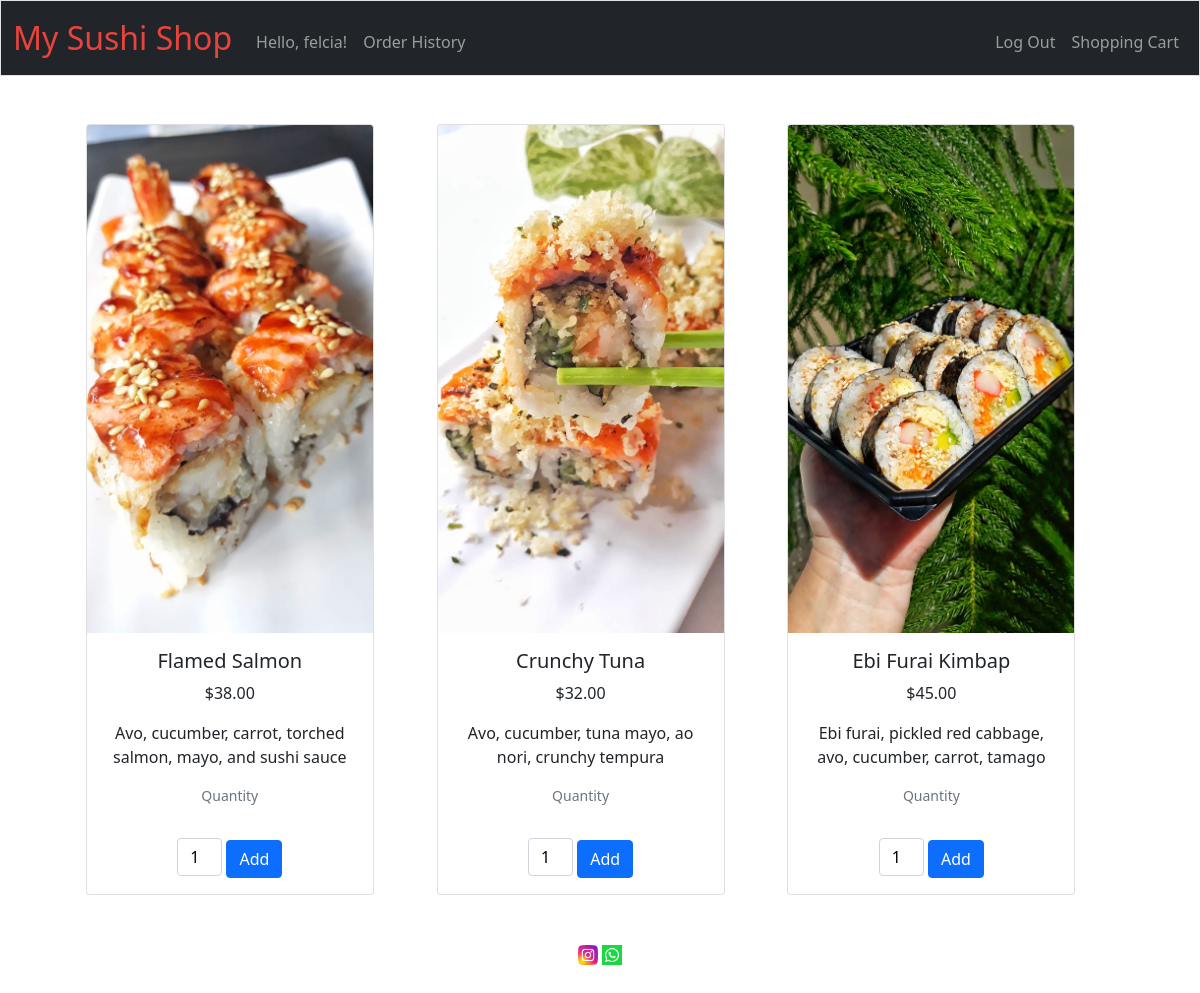
The page / (signed in) on the database its author committed.
### tables this page shows
CREATE TABLE products(id INTEGER PRIMARY KEY AUTOINCREMENT NOT NULL, name TEXT NOT NULL, price NUMERIC NOT NULL, description TEXT NOT NULL, img_url TEXT NOT NULL DEFAULT 'noimg.png', product_type_id INTEGER NOT NULL, FOREIGN KEY (product_type_id) REFERENCES product_type(id));

### app.py (the view)
@app.route("/")
def index():
    products = db.execute("Select * from products;")
    if products is not None:
        return render_template("index.html", data = products)
    return apology("test")

### app.py (called while the page is built)
@app.after_request
def after_request(response):
    response.headers["Cache-Control"] = "no-cache, no-store, must-revalidate"
    response.headers["Expires"] = 0
    response.headers["Pragma"] = "no-cache"
    return response

### helpers.py (called while the page is built)
def usd(value):
    return f"${value:,.2f}"

### templates/index.html (shortened to what this page needs)
{% extends "layout.html" %}
{% block main %}
{% if data %}
<div class="container">
    <div class="row">
      {% for dt in data %}
      <div class="col">
          <div class="card" style="width: 18rem;">
              <img class="card-img-top" src="static/{{dt.img_url}}" alt="{{dt.name}}">
              <div class="card-body">
                    <h5 id="product_title" class="card-title">{{dt.name}}</h5>
                    <p>{{dt.price | usd}}</p>
                    <p class="card-text">{{dt.description}}</p>
                    <p class="small text-muted mb-4 pb-2">Quantity</p>
                    <input class="input-general" id="{{dt.id}}" min="1" max="10" type="number" value="1" style="width: 45px;">
                    <button class="btn btn-primary" id="{{dt.id}}" onclick="addToCart(this.id)">Add</button>
              </div>
          </div>
      </div>
      {% endfor %}
      {% else %}
          <p>
              No products to show...
          </p>
    </div>
    {% endif %}
</div>
{% endblock %}

### static/styles.css (style rules this page uses)
.container { margin-left: auto; margin-right: auto; padding-left: 15px; padding-right: 15px; text-align: center; width: 90%; }
.input-general { border: 1px solid #ced4da; border-radius: 0.25rem; padding: 0.375rem 0.380rem 0.375rem 0.75rem; }

### rows shown on the page
products: img_url (picture), name "Flamed Salmon", price "$38.00", description "Avo, cucumber, carrot, torched salmon, mayo, and sushi sauce", id "1"
products: img_url (picture), name "Crunchy Tuna", price "$32.00", description "Avo, cucumber, tuna mayo, ao nori, crunchy tempura"
products: img_url (picture), name "Ebi Furai Kimbap", price "$45.00", description "Ebi furai, pickled red cabbage, avo, cucumber, carrot, tamago"

### other values the page prints
{{ session["username"] }} "felcia"
